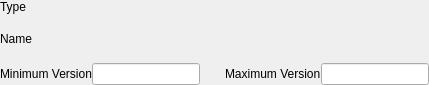
<?xml version="1.0" encoding="UTF-8"?>
<ui version="4.0">
 <class>imsmdTeRequirementWidget</class>
 <widget class="QWidget" name="imsmdTeRequirementWidget">
  <property name="geometry">
   <rect>
    <x>0</x>
    <y>0</y>
    <width>429</width>
    <height>85</height>
   </rect>
  </property>
  <property name="windowTitle">
   <string>Form</string>
  </property>
  <layout class="QVBoxLayout" name="verticalLayout">
   <property name="spacing">
    <number>0</number>
   </property>
   <property name="margin">
    <number>0</number>
   </property>
   <item>
    <layout class="QGridLayout" name="gridLayout">
     <property name="spacing">
      <number>0</number>
     </property>
     <item row="0" column="0">
      <widget class="QLabel" name="label">
       <property name="text">
        <string>Type</string>
       </property>
       <property name="alignment">
        <set>Qt::AlignLeading|Qt::AlignLeft|Qt::AlignTop</set>
       </property>
       <property name="margin">
        <number>5</number>
       </property>
      </widget>
     </item>
     <item row="0" column="1">
      <layout class="QVBoxLayout" name="requirementTypeLayout">
       <property name="spacing">
        <number>0</number>
       </property>
      </layout>
     </item>
     <item row="1" column="0">
      <widget class="QLabel" name="label_2">
       <property name="text">
        <string>Name</string>
       </property>
       <property name="alignment">
        <set>Qt::AlignLeading|Qt::AlignLeft|Qt::AlignTop</set>
       </property>
       <property name="margin">
        <number>5</number>
       </property>
      </widget>
     </item>
     <item row="1" column="1">
      <layout class="QVBoxLayout" name="requirementNameLayout">
       <property name="spacing">
        <number>0</number>
       </property>
      </layout>
     </item>
    </layout>
   </item>
   <item>
    <layout class="QHBoxLayout" name="horizontalLayout">
     <property name="spacing">
      <number>0</number>
     </property>
     <item>
      <widget class="QLabel" name="label_3">
       <property name="text">
        <string>Minimum Version</string>
       </property>
       <property name="margin">
        <number>5</number>
       </property>
      </widget>
     </item>
     <item>
      <widget class="QLineEdit" name="requirementMinVersion"/>
     </item>
     <item>
      <spacer name="horizontalSpacer">
       <property name="orientation">
        <enum>Qt::Horizontal</enum>
       </property>
       <property name="sizeType">
        <enum>QSizePolicy::MinimumExpanding</enum>
       </property>
       <property name="sizeHint" stdset="0">
        <size>
         <width>18</width>
         <height>20</height>
        </size>
       </property>
      </spacer>
     </item>
     <item>
      <widget class="QLabel" name="label_4">
       <property name="text">
        <string>Maximum Version</string>
       </property>
       <property name="margin">
        <number>5</number>
       </property>
      </widget>
     </item>
     <item>
      <widget class="QLineEdit" name="requirementMaxVersion"/>
     </item>
    </layout>
   </item>
  </layout>
 </widget>
 <resources/>
 <connections/>
</ui>
